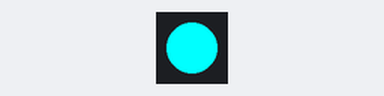
Simulated run of this program. Board: Raspberry Pi Pico running MicroPython. Shown: 1 RGB LEDs in strip order, left to right. What the program prints to the serial console is not drawn.

Above: at 4.2 s.
At 4.7 s:
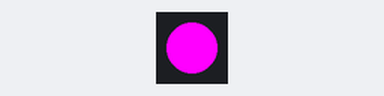
At 6.7 s:
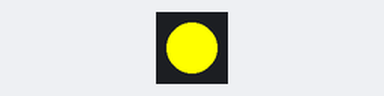
Timing chart, 0 to 7.5 s (numbered marks = the images above):
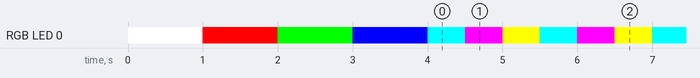

The program:

RGBLED_Blink.py
```python
from machine import Pin
from neopixel import NeoPixel
from time import sleep

RGB_PIN = 6      #  Change as per Board => GP45 (Micro S3), GP42 (Micro S2), GP23 (Micro C6), GP10 (Micro C3), GP6 (Micro RP2040)
LED_COUNT = 1

pin = Pin(RGB_PIN, Pin.OUT)   # set GPIO as output to drive NeoPixels
np = NeoPixel(pin, LED_COUNT)    # create NeoPixel driver

np[0] = (255, 255, 255) # set the first pixel to white
np.write()              # write data to all pixels
r, g, b = np[0]         # get first pixel colour
print(f"R {r}, G {g}, B {b}")
sleep(1)

np[0] = (255, 0, 0) 	# set the first pixel to RED
np.write()              # write data to all pixels
r, g, b = np[0]         # get first pixel colour
print(f"R {r}, G {g}, B {b}")
sleep(1)				# delay about 1 sec

np[0] = (0, 255, 0) 	# set the first pixel to GREEN
np.write()
sleep(1)

np[0] = (0, 0, 255) 	# set the first pixel to BLUE
np.write()              # write data to all pixels
sleep(1)

while 1:
    np[0] = (0, 255, 255)
    np.write()
    sleep(0.5)  #delay about 0.5sec

    np[0] = (255, 0, 255)
    np.write()
    sleep(0.5)

    np[0] = (255, 255, 0)
    np.write()
    sleep(0.5)
```

Measured:
- by itself, RGB LED 0: off → RGB(255, 255, 255) at 0.00 s, → RGB(255, 0, 0) 1.0 s later, → RGB(0, 255, 0) 1.0 s later, → RGB(0, 0, 255) 1.0 s later, … (76 changes in this stretch)
- by itself, everything shown: repeats every 1.5 s, in 3 steps
